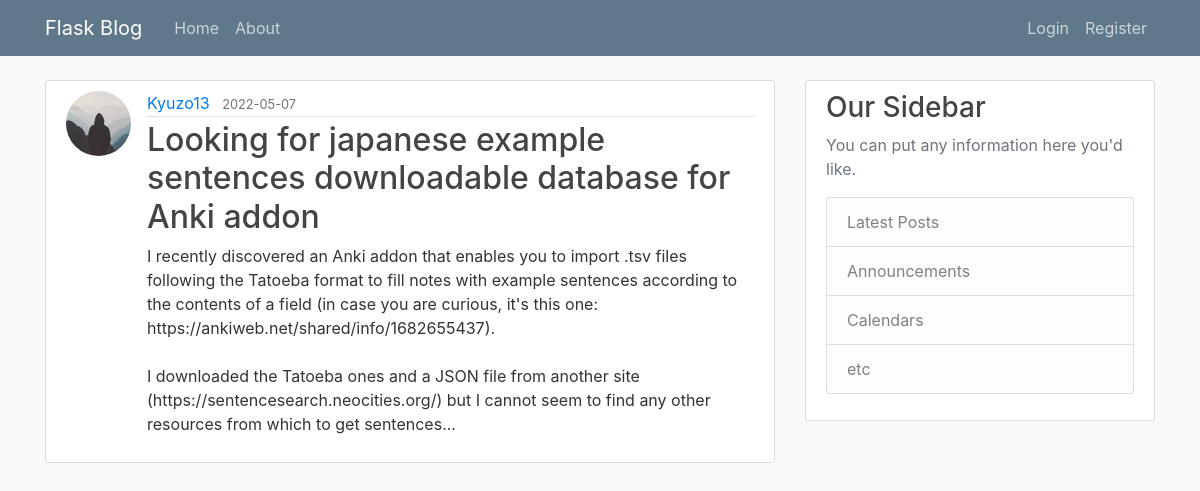
Screenshot of /post/3 with the database file from the repository.
### flashblog/models.py (models this page shows, shortened)
class User(db.Model, UserMixin):
    id = db.Column(db.Integer, primary_key=True)
    username = db.Column(db.String(20), unique=True, nullable=False)
    email = db.Column(db.String(120), unique=True, nullable=False)
    image_file = db.Column(db.String(20), nullable=False, default='default.jpg')
    password = db.Column(db.String(60), nullable=False)
    posts = db.relationship('Post', backref='author', lazy=True)

class Post(db.Model):
    id = db.Column(db.Integer, primary_key=True)
    title = db.Column( db.String(100), nullable=False)
    date_posted = db.Column(db.DateTime, nullable=False, default=datetime.utcnow)
    content = db.Column(db.Text, nullable=False)
    user_id = db.Column(db.Integer, db.ForeignKey('user.id'), nullable=False)

### flashblog/routes.py (the view)
@app.route("/post/<int:post_id>")
def post(post_id):
    post = Post.query.get_or_404(post_id)
    return render_template('post.html', title=post.title, post=post)

### flashblog/templates/post.html (shortened to what this page needs)
{% extends "layout.html" %}
{% block content %}
  <article class="media content-section">
    <img class="rounded-circle article-img" src="{{ url_for('static', filename='profile_pics/' + post.author.image_file) }}">
    <div class="media-body">
      <div class="article-metadata">
        <a class="mr-2" href="#">{{ post.author.username }}</a>
        <small class="text-muted">{{ post.date_posted.strftime('%Y-%m-%d') }}</small>
      </div>
      <h2 class="article-title">{{ post.title }}</h2>
      <p class="article-content">{{ post.content }}</p>
    </div>
  </article>
{% endblock content %}

### flashblog/static/main.css (style rules this page uses)
body { background: #fafafa; color: #333333; margin-top: 5rem; }
h1, h2, h3, h4, h5, h6 { color: #444444; }
.content-section { background: #ffffff; padding: 10px 20px; border: 1px solid #dddddd; border-radius: 3px; margin-bottom: 20px; }
.article-title { color: #444444; }
.article-content { white-space: pre-line; }
.article-img { height: 65px; width: 65px; margin-right: 16px; }
.article-metadata { padding-bottom: 1px; margin-bottom: 4px; border-bottom: 1px solid #e3e3e3 }

### rows the page displays
User: image_file (placeholder picture), author.username "Kyuzo13"
Post: date_posted "2022-05-07", title "Looking for japanese example sentences downloadable database for Anki addon", content "I recently discovered an Anki addon that enables you to import .tsv files following the Tatoeba format to fill notes with example sentences according to the contents of a field (in case you are curious, it's this one: https://ankiweb.net/shared/info/1682655437). I downloaded the Tatoeba ones and a JSON file from another site (https://sentencesearch.neocities.org/) but I cannot seem to find any other resources from which to get sentences..."
